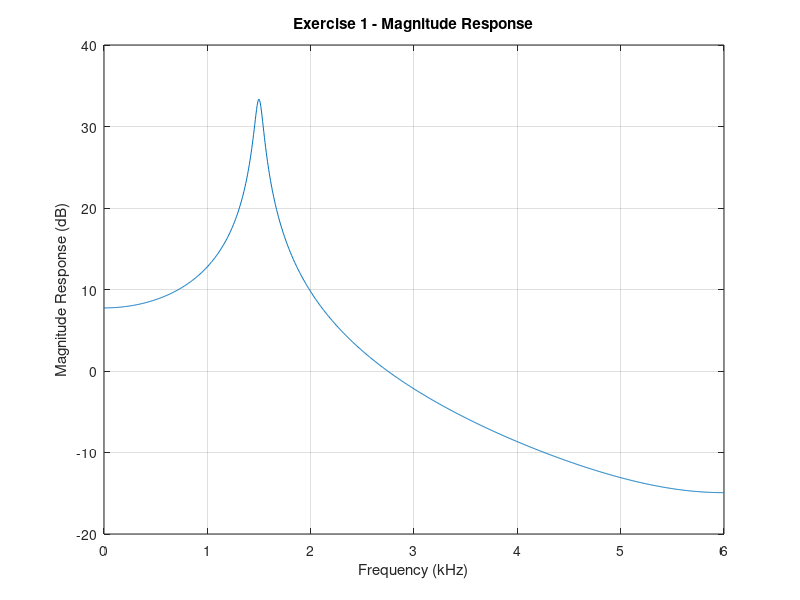

This chart was generated by the following MATLAB code: (Note: this script raises an error after producing the figure.)
%%%%%%%%%%%%%%%%%%%%%%%%%%%%%%%%%%%%%%%%%%%%%%%%%%%%%%%%%%%%%%%%%%%%%
%
% DSP_1_FrequencyResponse_ModelAnswer.M
%
% Sample model answers for EE445 Laboratory Assignment No. 1.
%
% Frequency Response of Discrete Time Systems. 
%
%%%%%%%%%%%%%%%%%%%%%%%%%%%%%%%%%%%%%%%%%%%%%%%%%%%%%%%%%%%%%%%%%%%%%
clear all
close all
clc
%%%%%%%%%%%%%%%%%%%%%%%%%%%%%%%%%%%%%%%%%%%%%%%%
% EXERCISE 1
%
% Frequency response of a digital filter.
%%%%%%%%%%%%%%%%%%%%%%%%%%%%%%%%%%%%%%%%%%%%%%%%
% set up numerator and denominator polynomials
num_poly = [1, 0.4];
den_poly = [1, -1.5*cos(pi/8), 0.96];

% define sampling frequency
fsamp = 12000;

% get the frequency response
N = 1024;

% calculate frequency response
[H, freq_axis] = freqz(num_poly, den_poly, N, fsamp);

% alternative method of defining frequency axis
%freq_axis = 0:(fsamp/2)/(N-1):fsamp/2;

% plot
figure(1);

Mag = abs(H);

plot(freq_axis/1e3, 20*log10(Mag));
grid on;
% plots should be properly annotated
xlabel('Frequency (kHz)');
ylabel('Magnitude Response (dB)');
title('Exercise 1 - Magnitude Response');

% calculate the pole locations - there are a couple of ways to do this, 
% here is one example

% use the zplane function to get the poles and zeros. 
figure(2);
[zeros, poles] = zplane(num_poly,den_poly);

% use the roots function to get the poles
poles = roots(den_poly);

% calculate the magnitude and phase of the poles
pole_mag = abs(poles);
pole_angle = angle(poles);

% calculate the centre frequency
f0_Hz = fsamp*pole_angle(1)/(2*pi);

% output results
fprintf("The locations of the poles in polar form:\n");
fprintf("Pole 1: magnitude = %f phase = %f\n",pole_mag(1),pole_angle(1));
fprintf("Pole 2: magnitude = %f phase = %f\n",pole_mag(2),pole_angle(2));
fprintf("Centre frequency: = %f\n",f0_Hz);


%%%%%%%%%%%%%%%%%%%%%%%%%%%%%%%%%%%%%%%%%%%%%%%%%%%%%
% EXERCISE 2
%
% Second-order filter.
%%%%%%%%%%%%%%%%%%%%%%%%%%%%%%%%%%%%%%%%%%%%%%%%%%%%%
% The first thing to note is that the transfer function of the 
% filter in question is of the following form:
%
% H(z) =      z^2
%        ----------------
%        z^2 + b1*z + b2
%
% Note the double zero at z = 0.
%
% Coefficient b1 = -2*r*cos(theta0), where
% theta0 is the pole frequency, and r is the pole radius.
% Coefficient b2 = r^2.

% some constants
fsamp = 16e3;
f0 = 3.4e3;
pole_rad = 0.96;

% calculate coefficients
theta0 = 2*pi*f0/fsamp;
b1 = -2*pole_rad*cos(theta0);
b2 = pole_rad^2;

% calculate frequency response
num_poly = 1;
den_poly = [1, b1, b2];
N = 2048;
H = freqz(num_poly, den_poly, N);
nsamp = 120;
hn = impz(num_poly, den_poly, nsamp);
% plot frequency response
figure(3);
freq_axis = 0:(fsamp/2)/(N-1):fsamp/2;
plot(freq_axis, 20*log10((abs(H))));
grid on;
% annotate ...
xlabel('Frequency (kHz)');
ylabel('Magnitude Response (dB)');
title('Exercise 2 - Magnitude Response');

% plot impulse response
figure(4);
time_axis = (0:nsamp-1)/fsamp;
plot(time_axis./1e-3, hn);
grid on;
% annotate ...
xlabel('Time (ms)');
ylabel('Impulse Response (arbitrary units)');
title('Exercise 2 - Impulse Response');

%%%%%%%%%%%%%%%%%%%%%%%%%%%%%%%%%%%%%%%%%%%%%%%%%%%%%%%
% EXERCISE 3
%
% Different filter types.
%%%%%%%%%%%%%%%%%%%%%%%%%%%%%%%%%%%%%%%%%%%%%%%%%%%%%%%
% For each of the difference equations, it will be necessary
% to determine the transfer function, and hence specify the 
% numerator and denominator polynomials (for use with "freqz"
% and "impz").

% (i) HIGH-PASS FILTER
num_poly = [0.16, -0.48, 0.48, -0.16];
den_poly = [1, 0.13, 0.52, 0.3];
H = freqz(num_poly, den_poly);
hn = impz(num_poly, den_poly);
figure(5);
subplot(2,1,1);
plot(20*log10(abs(H)));
grid on;
% annotate ...
title('Exercise 3(i) - Magnitude Response');
subplot(2,1,2);
plot(hn);
grid on;
% annotate ...
title('Impulse Response');

% (ii) BAND-PASS FILTER
% NB: Note the absence of an "x(n-1)" and a "y(n-1)" term!!
num_poly = [0.634, 0, -0.634];
den_poly = [1, 0, -0.268];
H = freqz(num_poly, den_poly);
hn = impz(num_poly, den_poly);
figure(6);
subplot(2,1,1);
plot(20*log10(abs(H)));
grid on;
% annotate ...
title('Exercise 3(ii) - Magnitude Response');
subplot(2,1,2);
plot(hn);
grid on;
% annotate ...
title('Impulse Response');

% (iii) NOTCH (or "BAND-STOP") FILTER
% NB: Note the absence of an "x(n-1)" and a "y(n-1)" term!!
num_poly = [0.634, 0, 0.634];
den_poly = [1, 0, 0.268];
H = freqz(num_poly, den_poly);
hn = impz(num_poly, den_poly);
figure(7);
subplot(2,1,1);
plot(20*log10(abs(H)));
grid on;
% annotate ...
title('Exercise 3(iii) - Magnitude Response');
subplot(2,1,2);
plot(hn);
grid on;
% annotate ...
title('Impulse Response');

% (iv) RESONATOR (or BAND-PASS) FILTER
num_poly = [0.634, -5, 10];
den_poly = [10, -5, 1];
H = freqz(num_poly, den_poly);
hn = impz(num_poly, den_poly);
figure(8);
subplot(2,1,1);
plot(20*log10(abs(H)));
grid on;
% annotate ...
title('Exercise 3(iv) - Magnitude Response');
subplot(2,1,2);
plot(hn);
grid on;
% annotate ...
title('Impulse Response');

